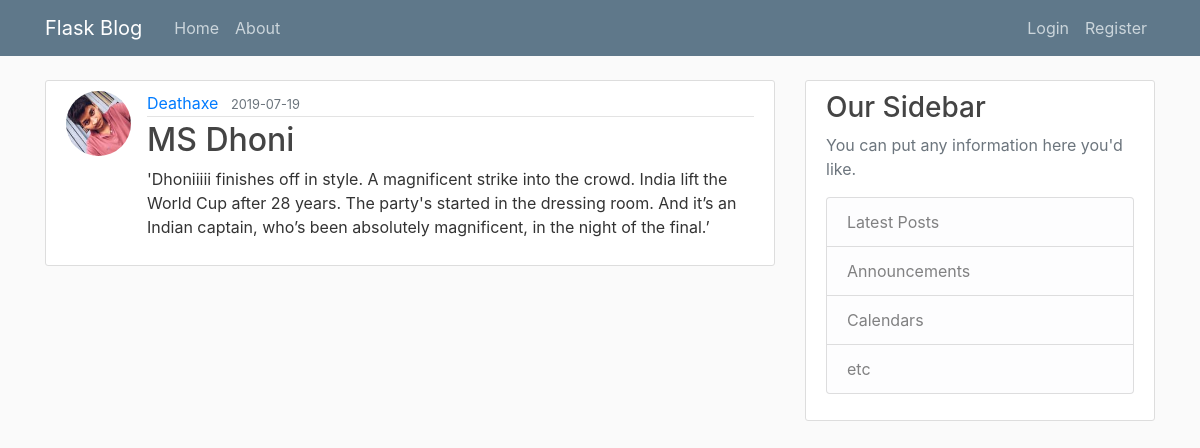
/post/1, run on the app's committed database.
### app/models.py (models this page shows, shortened)
class User(db.Model, UserMixin):
	id = db.Column(db.Integer, primary_key = True)
	username = db.Column(db.String(20), unique=True, nullable=False)
	email = db.Column(db.String(120), unique=True, nullable=False)
	image_file = db.Column(db.String(20), nullable=False, default='default.jpg')
	password = db.Column(db.String(60), nullable=False)
	posts = db.relationship('Post', backref='author', lazy=True)

class Post(db.Model):
	id = db.Column(db.Integer, primary_key = True)
	title = db.Column(db.String(100), nullable=False)
	date_posted = db.Column(db.DateTime, nullable=False, default=datetime.utcnow)
	content = db.Column(db.Text, nullable=False)
	user_id = db.Column(db.Integer, db.ForeignKey('user.id'), nullable=False)

### app/routes.py (the view)
@app.route("/post/<int:post_id>")
def post(post_id):
	post = Post.query.get_or_404(post_id)
	return render_template('post.html', title=post.title, post=post)

### app/templates/post.html (shortened to what this page needs)
{% extends "layout.html" %}
{% block content %}
    <article class="media content-section">
      <img class="rounded-circle article-img" src="{{ url_for('static', filename='profile_pics/' +post.author.image_file) }}">
      <div class="media-body">
        <div class="article-metadata">
          <a class="mr-2" href="{{ url_for('user_post', username=post.author.username) }}">{{ post.author.username }}</a>
          <small class="text-muted">{{ post.date_posted.strftime('%Y-%m-%d') }}</small>
        </div>
        <h2 class="article-title">{{ post.title }}</h2>
        <p class="article-content">{{ post.content }}</p>
      </div>
    </article>
{% endblock content %}

### app/Static/main.css (style rules this page uses)
body { background: #fafafa; color: #333333; margin-top: 5rem; }
h1, h2, h3, h4, h5, h6 { color: #444444; }
.content-section { background: #ffffff; padding: 10px 20px; border: 1px solid #dddddd; border-radius: 3px; margin-bottom: 20px; }
.article-title { color: #444444; }
.article-content { white-space: pre-line; }
.article-img { height: 65px; width: 65px; margin-right: 16px; }
.article-metadata { padding-bottom: 1px; margin-bottom: 4px; border-bottom: 1px solid #e3e3e3 }

### data on the page
User: image_file (picture), author.username "Deathaxe"
Post: date_posted "2019-07-19", title "MS Dhoni", content "'Dhoniiiii finishes off in style. A magnificent strike into the crowd. India lift the World Cup after 28 years. The party's started in the dressing room. And it’s an Indian captain, who’s been absolutely magnificent, in the night of the final.’"
